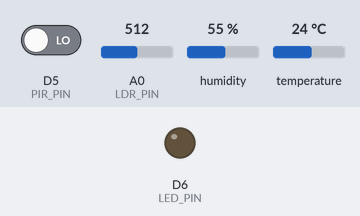
A sketch run on a simulated ESP8266 (NodeMCU). On the bench: output pins drawn as LEDs (lit = HIGH). The test bench sets the inputs (shaded band); at power-on: A0 (LDR_PIN) = 512, D5 (PIR_PIN) LOW, humidity 55 %, temperature 24 °C. WiFi joins after 1.5 s; servers stay silent unless stated; what the sketch prints to the serial monitor is not drawn.

Above: at 2.7 s.
2.8 s: A0 (LDR_PIN) set to 935
6.0 s: A0 (LDR_PIN) set to 961
9.0 s: D5 (PIR_PIN) driven HIGH
At 10.4 s:
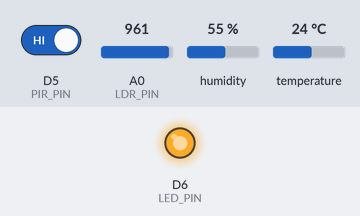
Timing chart, 0 to 12.0 s (numbered marks = the images above; inputs shaded):
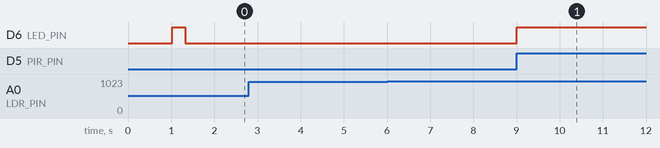

Measured:
- after the input at 2.8 s, every drawn part: stays the same
- after the input at 6.0 s, every drawn part: stays the same
- after the input at 9.0 s, D6 (LED_PIN): LOW → HIGH at once

The sketch:

MAIN_SmartClassroom_ESP8266.ino
```cpp
/*
 * ==============================================================================
 * Project: Smart Classroom Automation System Using ESP8266 NodeMCU
 * Target Board: NodeMCU 1.0 (ESP-12E / ESP-12F Module)
 * Phase: Hardware & Firmware Integration (Sensors, Actuator, & Automation Logic)
 *
 * Hardware Pin Mapping (Verified):
 * - DHT22 DATA:              NodeMCU D2 (GPIO 4)  - Bidirectional Digital I/O
 * - PIR OUT:                 NodeMCU D5 (GPIO 14) - Digital Input (3.3V logic)
 * - LED Control:             NodeMCU D6 (GPIO 12) - Digital Output (via 330 ohm resistor)
 * - LDR Analog Reading:      NodeMCU A0 (ADC0)    - Analog Input (0 - 1023, 0 - 3.3V max)
 * - Power Rails:             3V3 -> DHT22 & LDR; VIN/VU -> PIR VCC; GND -> Common GND
 * ==============================================================================
 */

#include <ESP8266WiFi.h>
#include <DHT.h>

// ========================== PIN CONFIGURATION ==============================
// Fallback guards ensure compilation succeeds regardless of board package variant
#ifndef D2
  #define D2 4   // NodeMCU D2 is ESP8266 GPIO 4
#endif
#ifndef D5
  #define D5 14  // NodeMCU D5 is ESP8266 GPIO 14
#endif
#ifndef D6
  #define D6 12  // NodeMCU D6 is ESP8266 GPIO 12
#endif

#define DHT_PIN       D2   // GPIO 4  - Bidirectional single-bus line for DHT22
#define PIR_PIN       D5   // GPIO 14 - Digital input from PIR motion sensor
#define LED_PIN       D6   // GPIO 12 - Digital output to 330-ohm resistor & LED
#define LDR_PIN       A0   // ADC0    - 10-bit analog input for ambient light

// ========================== SENSOR SETUP ===================================
#define DHTTYPE DHT22      // Sensor model: DHT22 (AM2302)
DHT dht(DHT_PIN, DHTTYPE);

// ========================== CONFIGURABLE PARAMETERS ========================
// Wi-Fi Credentials:
const char* WIFI_SSID     = "Internetanyahu";
const char* WIFI_PASSWORD = "00000000";

// Automation Thresholds:
// ESP8266 ADC has 10-bit resolution (values from 0 to 1023).
// Your LDR module (inverted - pulls signal LOW when bright):
//   - Flashlight / very bright  -> ADC approx. 100 - 450  (LOW  = Bright)
//   - Classroom lights ON       -> ADC approx. 650 - 950  (MID  = Lit)
//   - Lights OFF / pitch dark   -> ADC approx. 960 - 1023 (HIGH = Dark)
// Threshold set so only near-total-darkness triggers the LED.
const int   LDR_DARK_THRESHOLD   = 950;

// Occupancy Timeout:
// Time (in milliseconds) the light stays ON after motion ceases (15 seconds for testing).
const unsigned long OCCUPANCY_TIMEOUT_MS = 15000;

// ========================== SYSTEM STATE VARIABLES =========================
bool isMotionDetected   = false;
int  ambientLightLevel  = 0;
bool isDark             = false;
float temperatureC      = NAN;
float humidityPct       = NAN;
bool isLightOn          = false;

// Lighting Control Mode:
// false = AUTOMATIC (PIR + LDR controls the LED)
// true  = MANUAL (Firmware overrides sensor automation via manualLedState)
bool manualMode         = false;
bool manualLedState     = false;

// Non-blocking Timing Variables (millis)
unsigned long lastMotionTime       = 0;
unsigned long lastSensorReadTime   = 0;
unsigned long lastWifiCheckTime    = 0;
unsigned long lastTelemetryPrint   = 0;

const unsigned long SENSOR_INTERVAL_MS    = 2000;  // DHT22 requires minimum 2000 ms between reads
const unsigned long TELEMETRY_INTERVAL_MS  = 1000;  // Print status to Serial Monitor every 1000 ms
const unsigned long WIFI_CHECK_INTERVAL_MS = 10000; // Verify Wi-Fi state every 10 seconds

// ========================== FUNCTION PROTOTYPES ===========================
void initHardware();
void checkWiFiConnection();
void readSensors();
void evaluateAutomationLogic();
void setLightState(bool state);
void printTelemetry();

// ========================== ARDUINO SETUP ==================================
void setup() {
  // Initialize Serial communication at 115200 baud
  Serial.begin(115200);
  delay(1000); // Allow hardware UART to stabilize

  Serial.println();
  Serial.println(F("======================================================"));
  Serial.println(F(" Smart Classroom Automation System - NodeMCU Firmware "));
  Serial.println(F(" Board: ESP8266 (ESP-12E/F) | Sensors: DHT22, PIR, LDR"));
  Serial.println(F("======================================================"));

  // Initialize hardware pins and sensors
  initHardware();

  // Configure Wi-Fi mode
  if (strcmp(WIFI_SSID, "YOUR_WIFI_SSID") == 0) {
    Serial.println(F("[WIFI] Default credentials detected."));
    Serial.println(F("[WIFI] Running in standalone OFFLINE hardware test mode."));
    WiFi.mode(WIFI_OFF); // Power down Wi-Fi modem to save power and eliminate RF noise
  } else {
    Serial.println(F("[WIFI] Configuring Station mode and connecting..."));
    WiFi.mode(WIFI_STA);
    WiFi.begin(WIFI_SSID, WIFI_PASSWORD);
  }

  Serial.println(F("[SYSTEM] Initialization complete. Entering main control loop..."));
  Serial.println();
}

// ========================== ARDUINO MAIN LOOP ==============================
void loop() {
  unsigned long currentMillis = millis();

  // 1. Maintain Wi-Fi connection non-blocking (only if credentials are configured)
  if (currentMillis - lastWifiCheckTime >= WIFI_CHECK_INTERVAL_MS) {
    lastWifiCheckTime = currentMillis;
    checkWiFiConnection();
  }

  // 2. Read environmental sensors at safe intervals (DHT22: 2s cycle)
  if (currentMillis - lastSensorReadTime >= SENSOR_INTERVAL_MS) {
    lastSensorReadTime = currentMillis;
    readSensors();
  }

  // 3. Fast PIR polling for instantaneous motion response
  int pirState = digitalRead(PIR_PIN);
  if (pirState == HIGH) {
    isMotionDetected = true;
    lastMotionTime = currentMillis; // Reset occupancy countdown on active movement
  } else {
    // If occupancy timeout has elapsed without fresh motion, mark room as unoccupied
    if (currentMillis - lastMotionTime >= OCCUPANCY_TIMEOUT_MS) {
      isMotionDetected = false;
    }
  }

  // 4. Evaluate classroom lighting automation policy
  evaluateAutomationLogic();

  // 5. Output structured telemetry to Serial Monitor
  if (currentMillis - lastTelemetryPrint >= TELEMETRY_INTERVAL_MS) {
    lastTelemetryPrint = currentMillis;
    printTelemetry();
  }
}

// ========================== HARDWARE INITIALIZATION ========================
void initHardware() {
  Serial.println(F("[INIT] Configuring NodeMCU GPIO pins..."));

  // LED Output on D6 (GPIO 12)
  pinMode(LED_PIN, OUTPUT);
  setLightState(false); // Ensure lighting starts in OFF state

  // PIR Motion Sensor Input on D5 (GPIO 14)
  pinMode(PIR_PIN, INPUT);

  // Note: A0 on ESP8266 is dedicated analog input; pinMode is optional but safe
  pinMode(LDR_PIN, INPUT);

  // Initialize DHT22 Sensor on D2 (GPIO 4)
  Serial.println(F("[INIT] Initializing DHT22 sensor..."));
  dht.begin();

  // Startup LED self-test flash: confirms LED polarity, 330-ohm resistor, and D6 drive
  Serial.println(F("[INIT] Performing LED self-test flash..."));
  setLightState(true);
  delay(300);
  setLightState(false);
  delay(200);

  Serial.println(F("[INIT] All hardware pins successfully initialized."));
}

// ========================== SENSOR READING FUNCTION =======================
void readSensors() {
  // Read Temperature and Humidity from DHT22
  float temp = dht.readTemperature(); // Celsius
  float hum  = dht.readHumidity();    // Relative Humidity %

  // Validate readings: Never store a failed reading as 0.0
  if (isnan(temp) || isnan(hum)) {
    Serial.println(F("[WARN] DHT22 reading failed! Check D2 data wire, 3V3 power, and 10k pull-up."));
    temperatureC = NAN;
    humidityPct  = NAN;
  } else {
    temperatureC = temp;
    humidityPct  = hum;
  }

  // Read Analog Brightness from LDR on A0
  // ESP8266 ADC returns 10-bit integer: 0 (0.0V) to 1023 (3.3V on NodeMCU)
  ambientLightLevel = analogRead(LDR_PIN);
  // INVERTED: This LDR module pulls signal LOW when bright, HIGH when dark.
  // LOW ADC value (< threshold) = Bright room  -> isDark = false
  // HIGH ADC value (> threshold) = Dark room   -> isDark = true
  isDark = (ambientLightLevel > LDR_DARK_THRESHOLD);
}

// ========================== AUTOMATION LOGIC ===============================
void evaluateAutomationLogic() {
  // Handle Manual Mode Override
  if (manualMode) {
    if (isLightOn != manualLedState) {
      setLightState(manualLedState);
    }
    return;
  }

  /*
   * AUTOMATIC LIGHTING POLICY (with optical feedback hysteresis):
   *
   * On a breadboard, the LED is near the LDR. If the LED turns ON in a dark room,
   * its own emitted light increases the LDR reading. If we naively turn the light OFF
   * when the room becomes bright, the LED would strobe on and off endlessly!
   *
   * Standard industrial occupancy policy:
   * 1. If light is OFF: Turn ON when motion is detected AND room is DARK.
   * 2. If light is ON:  Keep ON while room remains occupied.
   * 3. Turn OFF when:   Occupancy timeout expires (room is empty) OR manual override.
   */
  if (!isLightOn) {
    // Light is OFF: Check conditions to turn ON
    if (isMotionDetected && isDark) {
      Serial.println(F("[AUTO] Motion detected in dark room -> Switching Light ON"));
      setLightState(true);
    }
  } else {
    // Light is ON: Turn OFF when room is vacant OR when room becomes bright
    if (!isMotionDetected) {
      Serial.println(F("[AUTO] Occupancy timeout elapsed (Room vacant) -> Switching Light OFF"));
      setLightState(false);
    } else if (!isDark) {
      // Room is occupied but now bright (e.g. sunlight / external light came on)
      // -> No need for artificial lighting
      Serial.println(F("[AUTO] Room is now BRIGHT (natural light detected) -> Switching Light OFF"));
      setLightState(false);
    }
  }
}

// ========================== ACTUATOR CONTROL ===============================
void setLightState(bool state) {
  isLightOn = state;
  // NodeMCU D6 (GPIO 12) drives HIGH to illuminate the LED
  digitalWrite(LED_PIN, state ? HIGH : LOW);
}

// ========================== TELEMETRY LOGGING ==============================
void printTelemetry() {
  Serial.print(F("[STATUS] Light: "));
  Serial.print(isLightOn ? F("ON ") : F("OFF"));
  Serial.print(manualMode ? F(" (MANUAL)") : F(" (AUTO)  "));

  Serial.print(F(" | Motion: "));
  Serial.print(isMotionDetected ? F("OCCUPIED  ") : F("VACANT    "));

  Serial.print(F(" | LDR A0: "));
  Serial.print(ambientLightLevel);
  Serial.print(isDark ? F(" (DARK) ") : F(" (BRIGHT)"));

  Serial.print(F(" | Temp: "));
  if (isnan(temperatureC)) {
    Serial.print(F("ERR   "));
  } else {
    Serial.print(temperatureC, 1);
    Serial.print(F(" C "));
  }

  Serial.print(F("| Humidity: "));
  if (isnan(humidityPct)) {
    Serial.print(F("ERR   "));
  } else {
    Serial.print(humidityPct, 1);
    Serial.print(F(" % "));
  }

  Serial.print(F("| Wi-Fi: "));
  if (WiFi.status() == WL_CONNECTED) {
    Serial.print(F("Connected (IP: "));
    Serial.print(WiFi.localIP());
    Serial.print(F(")"));
  } else if (strcmp(WIFI_SSID, "YOUR_WIFI_SSID") == 0) {
    Serial.print(F("Offline Test Mode"));
  } else {
    Serial.print(F("Disconnected/Connecting"));
  }

  Serial.println();
}

// ========================== NON-BLOCKING WI-FI =============================
void checkWiFiConnection() {
  // If credentials are placeholder, remain in offline standalone mode
  if (strcmp(WIFI_SSID, "YOUR_WIFI_SSID") == 0) {
    return;
  }

  // If Wi-Fi is disconnected, attempt background reconnection without blocking loop
  if (WiFi.status() != WL_CONNECTED) {
    Serial.println(F("[WIFI] Reconnecting in background..."));
    WiFi.reconnect();
  }
}
```
